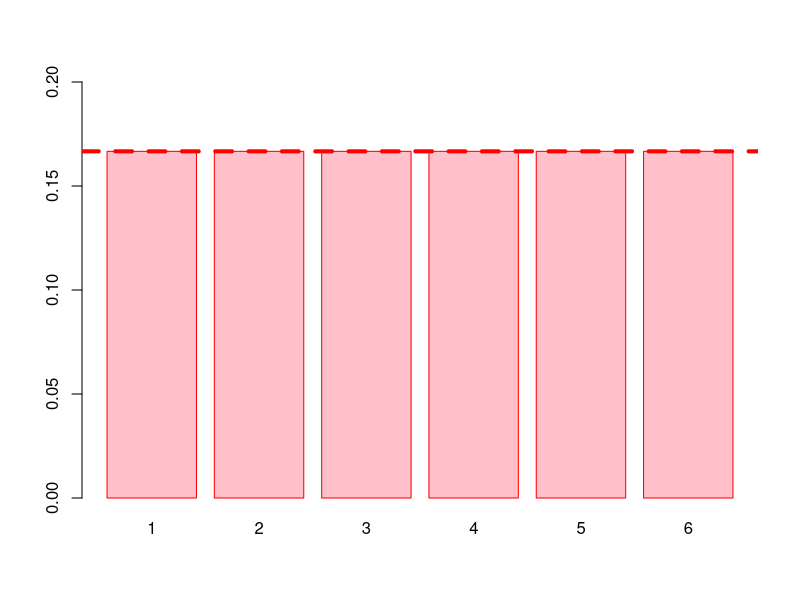
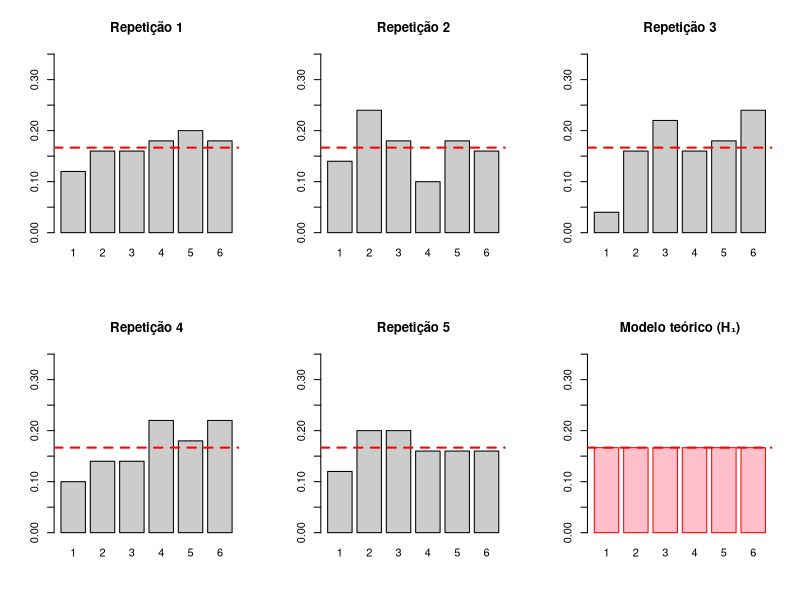

Generate these figures, in order, with R:
# Abrir dispositivo de saída
png("apresentacoes/imagens/grafico-uniforme-h1.png", width = 800, height = 600, res = 120)

# Seu código do gráfico
barplot(rep(1/6, 6), names.arg = 1:6, col = "pink", border = "red",
        main = "", ylim = c(0, 0.20))
abline(h = 1/6, lty = 2, col = "red", lwd = 4)

# Fechar e salvar
dev.off()

# Definir tamanho da amostra (ajuste conforme sua turma)
n <- 50

# Abrir dispositivo PNG
png("apresentacoes/imagens/variabilidade-natural-h1.png", width = 1200, height = 700, res = 120)

# Configurar layout 2x3
par(mfrow = c(2, 3))

# 5 turmas simuladas
for (i in 1:5) {
  amostra <- sample(1:6, n, replace = TRUE)
  props <- table(factor(amostra, levels = 1:6)) / n
  barplot(props, col = "grey80",
          main = paste("Repetição", i), ylim = c(0, 0.35))
  abline(h = 1/6, lty = 2, col = "red", lwd = 2)
}

# Modelo teórico
barplot(rep(1/6, 6), names.arg = 1:6, col = "pink", border = "red",
        main = "Modelo teórico (H₁)", ylim = c(0, 0.35))
abline(h = 1/6, lty = 2, col = "red", lwd = 2)

# Fechar e salvar
dev.off()


